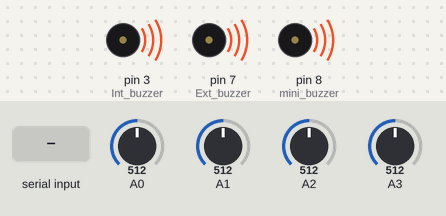
Recording of a sketch running on a simulated Arduino Uno, built with avr-gcc and run on an emulated ATmega328P. On the bench: buzzer (waves = sounding, pin HIGH). Inputs (shaded band) come from the test bench; at power-on: A0 = 512, A1 = 512, A2 = 512, A3 = 512.

Above: at 1.2 s.
1.3 s: "-r1\n" received over Serial
At 2.3 s:
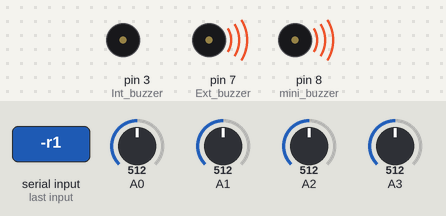
2.8 s: "-r2\n" received over Serial
At 3.4 s:
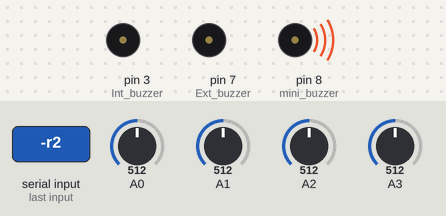
4.3 s: "-r3\n" received over Serial
At 4.6 s:
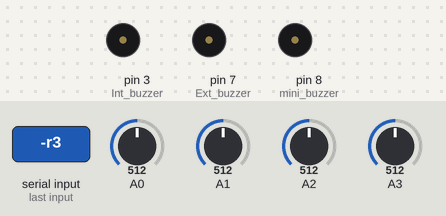
5.8 s: "-roff\n" received over Serial
At 6.9 s:
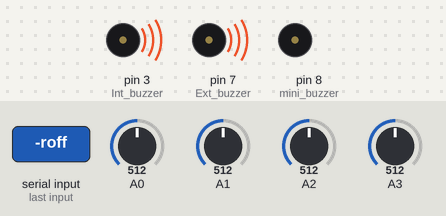
8.8 s: "-r1\n" received over Serial
At 9.1 s:
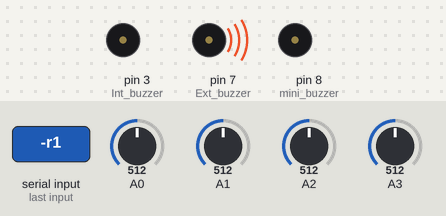
Timing chart, 0 to 35.8 s (numbered marks = the images above; inputs shaded):
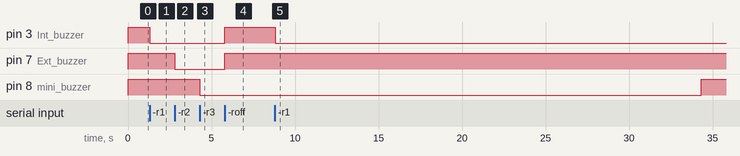

Measured:
- after the input at 1.3 s, pin 3 (Int_buzzer): HIGH → LOW at once
- after the input at 2.8 s, pin 7 (Ext_buzzer): HIGH → LOW at once
- after the input at 4.3 s, pin 8 (mini_buzzer): HIGH → LOW at once
- after the input at 5.8 s, pin 3 (Int_buzzer), pin 7 (Ext_buzzer): LOW → HIGH at once
- after the input at 8.8 s, pin 3 (Int_buzzer): HIGH → LOW at once

The sketch:

alarm.ino
```cpp
/* 30/03/20 alarm  */

// Command input String
String inputString = "";
// Convert
char charVal[8]; // convert float to an array of char
String str_out = "";
String str_out2 = "";
String str_out3 = "";

// Time mngt
unsigned long now = 0;
unsigned long last_timeA = 0; // last alarm
unsigned long last_timeW = 0; // last warning

// Inputs Zone 1 entrée
int val0 = 0; // read value
String inputstate0 = "off"; // status
String str_A0 = ""; // convert
unsigned long last_timeH0 = 0; // last time high and low
bool lock0 = false;
// Inputs Zone 2 salon
int val1 = 0;
String inputstate1 = "off";
String str_A1 = "";
bool lock1 = false;
unsigned long last_timeH1 = 0;
// Inputs Zone 3 buandrie
int val2 = 0;
String inputstate2 = "off";
String str_A2 = "";
unsigned long last_timeH2 = 0;
bool lock2 = false;
// Inputs Zone 4 hall nuit
int val3 = 0;
String inputstate3 = "off";
String str_A3 = "";
unsigned long last_timeH3 = 0;
bool lock3 = false;

// Outputs
bool inalarm = false;
bool inwarn = false;
String r1state = "off"; // relay status
String r2state = "off";
String r3state = "off";
unsigned long althres = 600000; // turn off relays after 10 min
//unsigned long althres = 60000;
unsigned long wthres = 30000; // turn off mini buzz after 30 sec

// Thresholds
unsigned int thres = 600; // Detector analog values are around 500 high and 1000 low
unsigned int lowthres = 400; // Error if lower than this
unsigned int pulse = 500; // min det pulse width (real is around 3000ms)

void setup() {
  pinMode(3, OUTPUT); // Int buzzer
  pinMode(7, OUTPUT); // Ext buzzer + light
  pinMode(8, OUTPUT); // mini buzzer
  digitalWrite(3, HIGH); // beware relay are reversed
  digitalWrite(7, HIGH);
  digitalWrite(8, HIGH);
  Serial.begin(57600); // fast serial
}

void loop() {
  now = millis(); // up to 50days
  // Input reading entrée
  val0 = analogRead(A0);  // read the input pin
  if (!lock0 && val0 < thres && val0 > lowthres) {
    last_timeH0 = now;
    lock0 = true;
  }
  if (val0 < thres && val0 > lowthres && now - last_timeH0 > pulse ) { // avoid false pulse
    inputstate0 = "on" ;
  }
  if (val0 > thres) {
    lock0 = false;
    inputstate0 = "off" ;
  } else if (val0 < lowthres) {
    inputstate0 = "err";
  }

  // Input reading salon
  val1 = analogRead(A1);
  if (!lock1 && val1 < thres && val1 > lowthres) {
    last_timeH1 = now;
    lock1 = true;
  }
  if (val1 < thres && val1 > lowthres && now - last_timeH1 > pulse ) {
    inputstate1 = "on" ;
  }
  if (val1 > thres) {
    lock1 = false;
    inputstate1 = "off" ;
  } else if (val1 < lowthres) {
    inputstate1 = "err";
  }

  // Input reading buandrie
  val2 = analogRead(A2);
  if (!lock2 && val2 < thres && val2 > lowthres) {
    last_timeH2 = now;
    lock2 = true;
  }
  if (val2 < thres && val2 > lowthres && now - last_timeH2 > pulse ) {
    inputstate2 = "on" ;
  }
  if (val2 > thres) {
    lock2 = false;
    inputstate2 = "off" ;
  } else if (val2 < lowthres) {
    inputstate2 = "err";
  }

  // Input reading hall nuit
  val3 = analogRead(A3);
  if (!lock3 && val3 < thres && val3 > lowthres) {
    last_timeH3 = now;
    lock3 = true;
  }
  if (val3 < thres && val3 > lowthres && now - last_timeH3 > pulse ) {
    inputstate3 = "on" ;
  }
  if (val3 > thres) {
    lock3 = false;
    inputstate3 = "off" ;
  } else if (val3 < lowthres) {
    inputstate3 = "err";
  }

  // Auto turn off alarm
  if (inalarm && now > (last_timeA + althres)) {
    digitalWrite(3, HIGH);
    digitalWrite(7, HIGH);
    r1state = "off";
    r2state = "off";
    inalarm = false;
  }
  // Auto turn off mini buzz
  if (inwarn && now > last_timeW + wthres) {
    digitalWrite(8, HIGH);
    r3state = "off";
    inwarn = false;
  }

  // Command reading
  if (Serial.available()) {
    char inChar = (char)Serial.read();
    if (inChar == '\n') {
      if (inputString == "-stat") { // status as JSON
        String str_out = String(now);
        Serial.println("{\"time\":" + str_out + ", \"I0\":\"" +  inputstate0 + "\", \"I1\":\"" +  inputstate1 + "\", \"I2\":\"" +  inputstate2 + "\", \"I3\":\"" +  inputstate3 + "\", \"O1\":\"" + r1state + "\", \"O2\":\"" + r2state + "\", \"O3\":\"" + r3state + "\"}");
      }
      else if (inputString == "-val") { // values
        String str_out = String(now);
        Serial.println("{\"time\":" + str_out + ", \"I0\":" +  val0 + ", \"I1\":" +  val1 + ", \"I2\":" +  val2 + ", \"I3\":" +  val3 + "}");
      }
      else if (inputString == "-r1") { // Relays command int
        digitalWrite(3, LOW);
        r1state = "on";
        inalarm = true;
        last_timeA = now;
      }
      else if (inputString == "-r2") { // Relays ext
        digitalWrite(7, LOW);
        r2state = "on";
        inalarm = true;
        last_timeA = now;
      }
      else if (inputString == "-r3") { // Warning relay mini buzz
        digitalWrite(8, LOW);
        r3state = "on";
        inwarn = true;
        last_timeW = now;
      }
      else if (inputString == "-r3off") {
        digitalWrite(8, HIGH);
        r3state = "off";
        inwarn = false;
      }
      else if (inputString == "-roff") { // Alarm relays off
        digitalWrite(3, HIGH);
        digitalWrite(7, HIGH);
        r1state = "off";
        r2state = "off";
        inalarm = false;
      }
      else {
        Serial.print(inputString);
        Serial.println(" : unknown command");
      }
      inputString = "";
    }
    else {
      if (inputString.length() < 10) { // Command limited to 10 chars
        inputString += inChar;
      }
    }
  }

}
```
